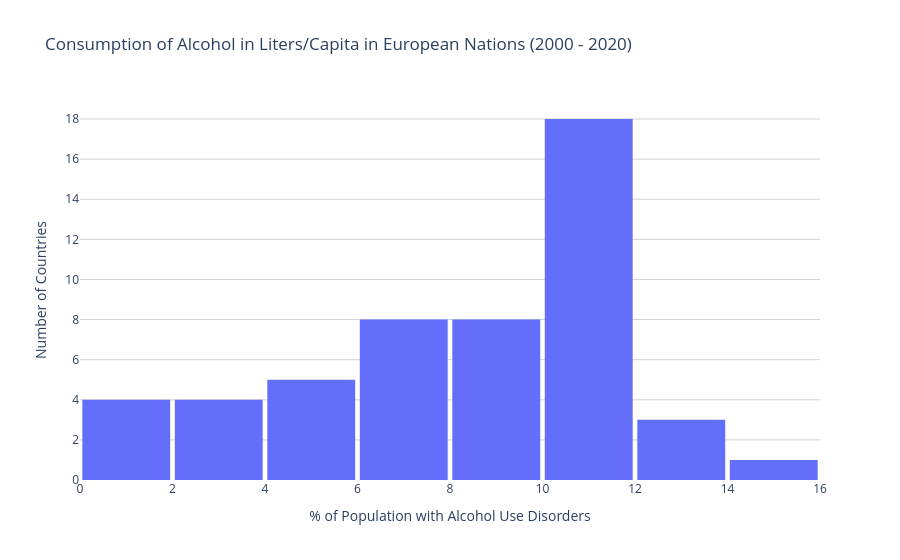

Source (notebook cell):
### Code cell
fig = px.histogram(
    con_avg,
    x='NumericValue',
    nbins=10,
    title='Consumption of Alcohol in Liters/Capita in European Nations (2000 - 2020)',
    labels={'NumericValue': 'Liters of Pure Alcohol Consumed'},
    hover_data=['Title']
)
fig.update_layout(
    plot_bgcolor='white',
    xaxis=dict(showgrid=False, title='% of Population with Alcohol Use Disorders'),
    yaxis=dict(showgrid=True, gridcolor='lightgrey', title='Number of Countries'),
    bargap=0.05,
    showlegend=False
)

### Figure 1 — Plotly figure (JSON) as saved in the notebook; plotly's stock layout.template omitted (floating-point values rounded to 4 significant figures)
{"data": [{"bingroup": "x", "hovertemplate": "Liters of Pure Alcohol Consumed=%{x}<br>count=%{y}<extra></extra>", "legendgroup": "", "marker": {"color": "#636efa", "pattern": {"shape": ""}}, "name": "", "nbinsx": 10, "orientation": "v", "showlegend": false, "type": "histogram", "x": [4.442, 11.3, 3.706, 11.94, 0.6389, 11.65, 10.16, 4.552, 10.21, 10.6, 5.885, 13.25, 10.2, 14.36, 9.121, 12.3, 6.687, 11.39, 7.501, 11.7, 7.14, 11.94, 2.455, 7.804, 3.605, 5.369, 10.53, 12.34, 11.85, 6.496, 9.247, 8.929, 4.075, 6.319, 9.985, 11.04, 8.158, 10.68, 9.603, 8.711, 10.31, 10.73, 10.3, 7.067, 9.459, 0.7772, 2.863, 1.445, 6.881, 10.39, 1.914], "xaxis": "x", "yaxis": "y"}], "layout": {"bargap": 0.05, "barmode": "relative", "legend": {"tracegroupgap": 0}, "plot_bgcolor": "white", "showlegend": false, "title": {"text": "Consumption of Alcohol in Liters/Capita in European Nations (2000 - 2020)"}, "xaxis": {"anchor": "y", "domain": [0, 1], "showgrid": false, "title": {"text": "% of Population with Alcohol Use Disorders"}}, "yaxis": {"anchor": "x", "domain": [0, 1], "gridcolor": "lightgrey", "showgrid": true, "title": {"text": "Number of Countries"}}}}
